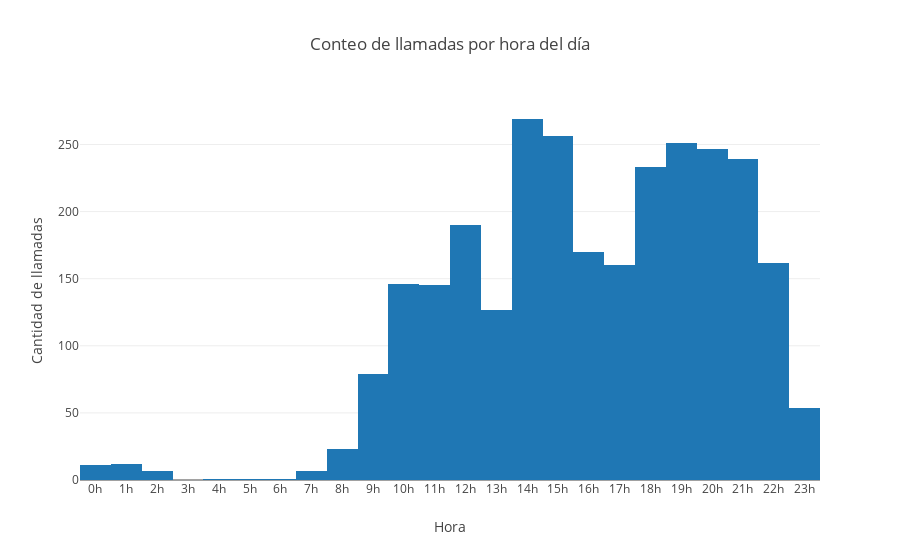

The notebook cell this image was saved under:
### Code cell
title="Conteo de llamadas por hora del día"
    tickvals = np.arange(0,24)
    ticktext =  [str(x) + "h" for x in tickvals]
    plotly.offline.iplot({"data":[go.Histogram(x=horaDeLlamada.values,orientation="v")],"layout":{"title":title,"yaxis":{"title":"Cantidad de llamadas"},"xaxis":{"title":"Hora","tickmode":"array","tickvals":tickvals,"ticktext":ticktext}}})

### Figure 1 — Plotly figure (JSON) as saved in the notebook; plotly's stock layout.template omitted (floating-point values rounded to 4 significant figures; data arrays with more than 128 entries replaced by an {"elided": "..."} marker saying what was removed)
{"data": [{"orientation": "v", "type": "histogram", "x": {"elided": "2791 int values"}}], "layout": {"title": "Conteo de llamadas por hora del día", "xaxis": {"tickmode": "array", "ticktext": ["0h", "1h", "2h", "3h", "4h", "5h", "6h", "7h", "8h", "9h", "10h", "11h", "12h", "13h", "14h", "15h", "16h", "17h", "18h", "19h", "20h", "21h", "22h", "23h"], "tickvals": [0, 1, 2, 3, 4, 5, 6, 7, 8, 9, 10, 11, 12, 13, 14, 15, 16, 17, 18, 19, 20, 21, 22, 23], "title": "Hora"}, "yaxis": {"title": "Cantidad de llamadas"}}}
